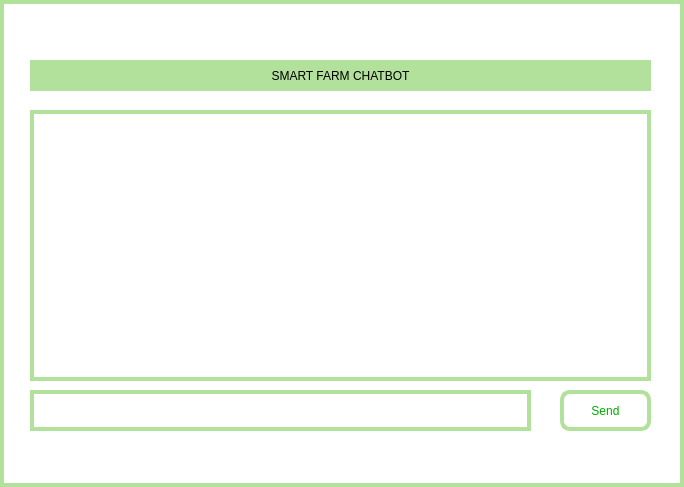
<?xml version="1.0" encoding="UTF-8"?>
<ui version="4.0">
 <class>chatbot</class>
 <widget class="QDialog" name="chatbot">
  <property name="geometry">
   <rect>
    <x>0</x>
    <y>0</y>
    <width>684</width>
    <height>487</height>
   </rect>
  </property>
  <property name="windowTitle">
   <string>Dialog</string>
  </property>
  <property name="styleSheet">
   <string notr="true">background-color: rgb(255, 255, 255);
border:4px solid rgb(178,225,155);</string>
  </property>
  <widget class="QTextEdit" name="chatDisplayTextEdit">
   <property name="geometry">
    <rect>
     <x>30</x>
     <y>110</y>
     <width>621</width>
     <height>271</height>
    </rect>
   </property>
   <property name="styleSheet">
    <string notr="true">background-color: rgb(255, 255, 255);
border:4px solid rgb(178,225,155);</string>
   </property>
   <property name="readOnly">
    <bool>true</bool>
   </property>
  </widget>
  <widget class="QPushButton" name="SendButton">
   <property name="geometry">
    <rect>
     <x>560</x>
     <y>390</y>
     <width>91</width>
     <height>41</height>
    </rect>
   </property>
   <property name="styleSheet">
    <string notr="true">ont:10pt&quot;Centaur&quot;;
color:rgb(0,170,0);
border-radius:10px;
border:4px solid rgb(178,225,155);</string>
   </property>
   <property name="text">
    <string>Send</string>
   </property>
  </widget>
  <widget class="QTextEdit" name="messageTextEdit">
   <property name="geometry">
    <rect>
     <x>30</x>
     <y>390</y>
     <width>501</width>
     <height>41</height>
    </rect>
   </property>
   <property name="styleSheet">
    <string notr="true">QTextEdit{
	font: 9pt &quot;Terminal&quot;;
}</string>
   </property>
  </widget>
  <widget class="QLabel" name="label">
   <property name="geometry">
    <rect>
     <x>30</x>
     <y>60</y>
     <width>621</width>
     <height>31</height>
    </rect>
   </property>
   <property name="layoutDirection">
    <enum>Qt::LeftToRight</enum>
   </property>
   <property name="styleSheet">
    <string notr="true">QLabel{
    
	
	font: 700 16pt &quot;Tahoma&quot;;
   background-color: rgb(178,225,155);
}
</string>
   </property>
   <property name="text">
    <string>SMART FARM CHATBOT</string>
   </property>
   <property name="alignment">
    <set>Qt::AlignCenter</set>
   </property>
  </widget>
 </widget>
 <resources/>
 <connections/>
</ui>
